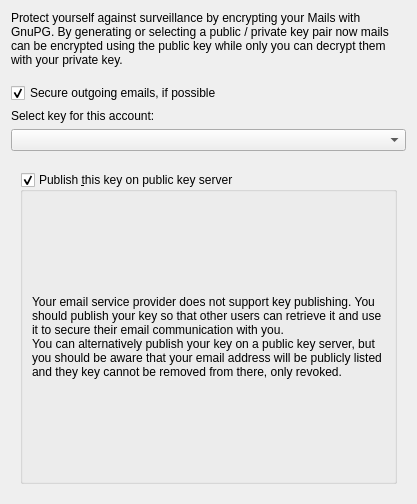
<?xml version="1.0" encoding="UTF-8"?>
<ui version="4.0">
 <class>CryptoPage</class>
 <widget class="QWidget" name="CryptoPage">
  <property name="geometry">
   <rect>
    <x>0</x>
    <y>0</y>
    <width>417</width>
    <height>504</height>
   </rect>
  </property>
  <property name="sizePolicy">
   <sizepolicy hsizetype="Preferred" vsizetype="Minimum">
    <horstretch>0</horstretch>
    <verstretch>0</verstretch>
   </sizepolicy>
  </property>
  <layout class="QVBoxLayout" name="verticalLayout">
   <property name="sizeConstraint">
    <enum>QLayout::SetMinimumSize</enum>
   </property>
   <item>
    <widget class="QLabel" name="label">
     <property name="text">
      <string>Protect yourself against surveillance by encrypting your Mails with GnuPG. By generating or selecting a public / private key pair now mails can be encrypted using the public key while only you can decrypt them with your private key.</string>
     </property>
     <property name="wordWrap">
      <bool>true</bool>
     </property>
    </widget>
   </item>
   <item>
    <spacer name="verticalSpacer_2">
     <property name="orientation">
      <enum>Qt::Vertical</enum>
     </property>
     <property name="sizeType">
      <enum>QSizePolicy::Fixed</enum>
     </property>
     <property name="sizeHint" stdset="0">
      <size>
       <width>20</width>
       <height>10</height>
      </size>
     </property>
    </spacer>
   </item>
   <item>
    <widget class="QCheckBox" name="enableCryptoCheckBox">
     <property name="toolTip">
      <string>&lt;html&gt;&lt;head/&gt;&lt;body&gt;&lt;p&gt;When sending mails KMail automatically looks for encryption keys of your recipients and secures the mail when keys for each recipient can be found.&lt;/p&gt;&lt;p&gt;It also signs your mails cryptographically so that it can be verified that your messages have not been tampered with.&lt;/p&gt;&lt;/body&gt;&lt;/html&gt;</string>
     </property>
     <property name="text">
      <string>Secure outgoing emails, if possible</string>
     </property>
     <property name="checked">
      <bool>true</bool>
     </property>
    </widget>
   </item>
   <item>
    <widget class="QLabel" name="label_2">
     <property name="text">
      <string>Select key for this account:</string>
     </property>
    </widget>
   </item>
   <item>
    <widget class="Kleo::KeySelectionCombo" name="keyCombo">
     <property name="sizePolicy">
      <sizepolicy hsizetype="Preferred" vsizetype="Preferred">
       <horstretch>0</horstretch>
       <verstretch>0</verstretch>
      </sizepolicy>
     </property>
     <property name="toolTip">
      <string/>
     </property>
    </widget>
   </item>
   <item>
    <widget class="KNewPasswordWidget" name="passwordWidget">
     <property name="visible">
      <bool>false</bool>
     </property>
    </widget>
   </item>
   <item>
    <widget class="QStackedWidget" name="stackedWidget">
     <property name="currentIndex">
      <number>2</number>
     </property>
     <widget class="QWidget" name="wksSupportPage">
      <layout class="QVBoxLayout" name="verticalLayout_6">
       <item>
        <widget class="QGroupBox" name="groupBox">
         <property name="title">
          <string>Checking key publishing support ...</string>
         </property>
         <layout class="QVBoxLayout" name="verticalLayout_7">
          <item>
           <widget class="QProgressBar" name="wksCheckProgressBar">
            <property name="maximum">
             <number>0</number>
            </property>
            <property name="value">
             <number>-1</number>
            </property>
           </widget>
          </item>
         </layout>
        </widget>
       </item>
      </layout>
     </widget>
     <widget class="QWidget" name="wksPage">
      <layout class="QVBoxLayout" name="verticalLayout_3">
       <item>
        <widget class="QGroupBox" name="wksCheckBox">
         <property name="title">
          <string>Register &amp;this key with your email provider</string>
         </property>
         <property name="checkable">
          <bool>true</bool>
         </property>
         <layout class="QVBoxLayout" name="verticalLayout_2">
          <item>
           <widget class="QLabel" name="wksDescription">
            <property name="text">
             <string>Your email service provider supports a service to provide your public key so that others can find it.
This means that your public key can be queried from your email provider and others can then use it to secure their email communication with you.</string>
            </property>
            <property name="alignment">
             <set>Qt::AlignLeading|Qt::AlignLeft|Qt::AlignVCenter</set>
            </property>
            <property name="wordWrap">
             <bool>true</bool>
            </property>
           </widget>
          </item>
         </layout>
        </widget>
       </item>
      </layout>
     </widget>
     <widget class="QWidget" name="pksPageBox">
      <layout class="QVBoxLayout" name="verticalLayout_4">
       <item>
        <widget class="QGroupBox" name="pksCheckBox">
         <property name="title">
          <string>Publish &amp;this key on public key server</string>
         </property>
         <property name="checkable">
          <bool>true</bool>
         </property>
         <layout class="QVBoxLayout" name="verticalLayout_5">
          <item>
           <widget class="QLabel" name="pksDescription">
            <property name="text">
             <string>Your email service provider does not support key publishing. You should publish your key so that other users can retrieve it and use it to secure their email communication with you.
You can alternatively publish your key on a public key server, but you should be aware that your email address will be publicly listed and they key cannot be removed from there, only revoked.</string>
            </property>
            <property name="alignment">
             <set>Qt::AlignLeading|Qt::AlignLeft|Qt::AlignVCenter</set>
            </property>
            <property name="wordWrap">
             <bool>true</bool>
            </property>
           </widget>
          </item>
         </layout>
        </widget>
       </item>
      </layout>
     </widget>
    </widget>
   </item>
  </layout>
 </widget>
 <customwidgets>
  <customwidget>
   <class>KNewPasswordWidget</class>
   <extends>QWidget</extends>
   <header>knewpasswordwidget.h</header>
  </customwidget>
  <customwidget>
   <class>Kleo::KeySelectionCombo</class>
   <extends>QComboBox</extends>
   <header location="global">Libkleo/KeySelectionCombo</header>
  </customwidget>
 </customwidgets>
 <resources/>
 <connections/>
</ui>
